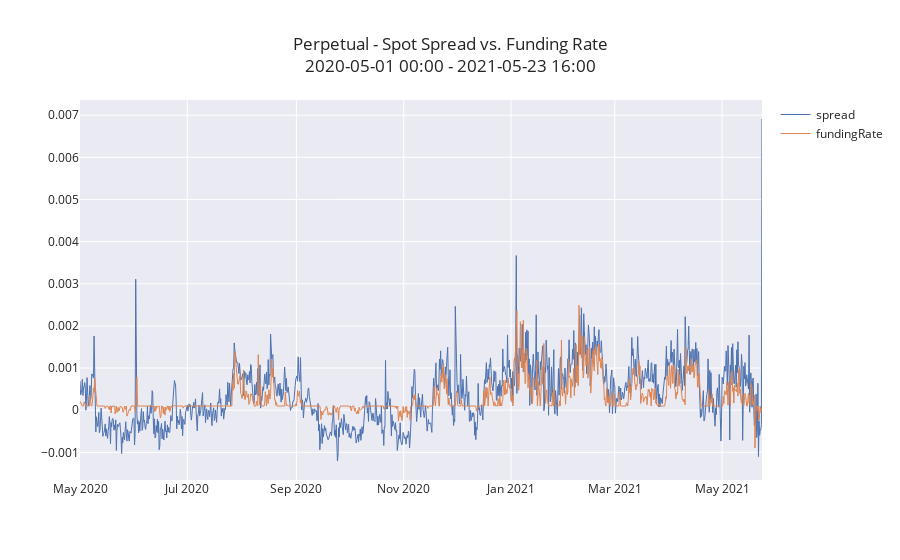

Here is the notebook cell this chart was saved with:
### Markdown cell above
This is of the spread itself - the percentage difference between the perpetual and spot prices and excludes a spread outlier on 2020-12-21 of 0.018.

* Should we also look st the spread between the funding rate and the spread between the perpetual contract and underlying asset.

### Code cell
spread = df_perpetual.close / df_spot.close - 1
spread.name = "spread"
fig = utils.make_2_yaxis_lines(
    spread[spread.abs() < .015], df_funding.fundingRate,
    title="Perpetual - Spot Spread vs. Funding Rate"
)
print(f"correlation: {spread[spread.abs() < .015].corr(df_funding.fundingRate):0.4f}")
fig.show()

### Figure 1 — Plotly figure (JSON) as saved in the notebook; plotly's stock layout.template omitted (floating-point values rounded to 4 significant figures; data arrays with more than 128 entries replaced by an {"elided": "..."} marker saying what was removed)
{"data": [{"line": {"width": 1}, "name": "spread", "type": "scatter", "x": {"elided": "1163 str values"}, "xaxis": "x", "y": {"elided": "1163 float values"}, "yaxis": "y"}, {"line": {"width": 1}, "name": "fundingRate", "type": "scatter", "x": {"elided": "1164 str values"}, "xaxis": "x", "y": {"elided": "1164 float values"}, "yaxis": "y"}], "layout": {"title": {"text": "Perpetual - Spot Spread vs. Funding Rate<br>2020-05-01 00:00 - 2021-05-23 16:00"}, "xaxis": {"anchor": "y", "domain": [0, 1]}, "yaxis": {"anchor": "x", "domain": [0, 1]}}}
